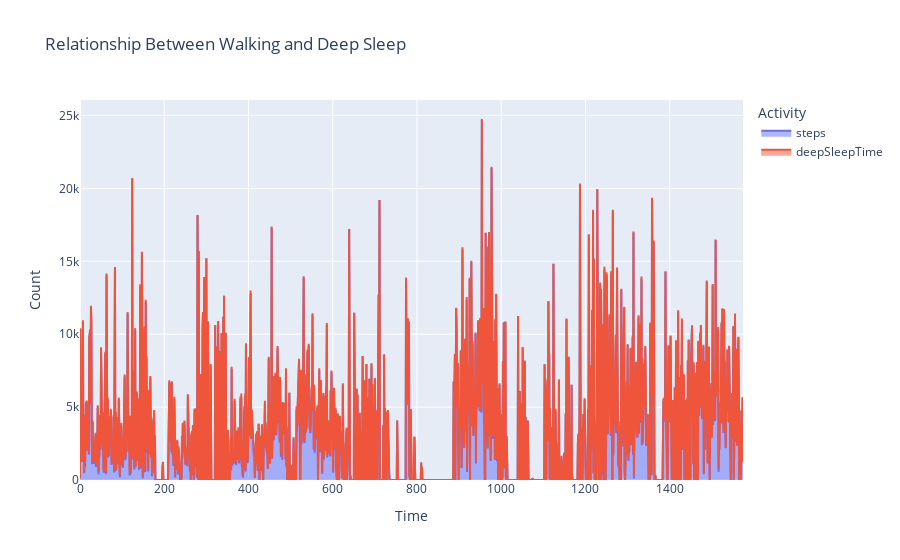

The notebook cell saved with this chart:
### Markdown cell above
Apparently I tend to sleep at 10 o'clock or 11 pm and finish my deep sleep at 4.30 and 5.30.

### Code cell
# Load the CSV file into a DataFrame
file_path = "/Users/saidildeniz/Downloads/cs210/merged_data_final.csv"
data = pd.read_csv(file_path)

# Assuming the DataFrame has columns 'Steps' and 'DeepSleep'
# Replace these with the actual column names from your CSV file
steps = data['steps']
deep_sleep = data['deepSleepTime']

# Create a stacked area plot with Plotly
fig = px.area(data, x=data.index, y=[steps, deep_sleep], labels={'value': 'Count'}, title='Relationship Between Walking and Deep Sleep')
fig.update_layout(xaxis_title='Time', yaxis_title='Count', legend_title_text='Activity')
fig.show()

### Figure 1 — Plotly figure (JSON) as saved in the notebook; plotly's stock layout.template omitted (floating-point values rounded to 4 significant figures; data arrays with more than 128 entries replaced by an {"elided": "..."} marker saying what was removed)
{"data": [{"fillpattern": {"shape": ""}, "hovertemplate": "variable=steps<br>_index=%{x}<br>Count=%{y}<extra></extra>", "legendgroup": "steps", "line": {"color": "#636efa"}, "marker": {"symbol": "circle"}, "mode": "lines", "name": "steps", "orientation": "v", "showlegend": true, "stackgroup": "1", "type": "scatter", "x": {"elided": "1575 int values"}, "xaxis": "x", "y": {"elided": "1575 int values"}, "yaxis": "y"}, {"fillpattern": {"shape": ""}, "hovertemplate": "variable=deepSleepTime<br>_index=%{x}<br>Count=%{y}<extra></extra>", "legendgroup": "deepSleepTime", "line": {"color": "#EF553B"}, "marker": {"symbol": "circle"}, "mode": "lines", "name": "deepSleepTime", "orientation": "v", "showlegend": true, "stackgroup": "1", "type": "scatter", "x": {"elided": "1575 int values"}, "xaxis": "x", "y": {"elided": "1575 int values"}, "yaxis": "y"}], "layout": {"legend": {"title": {"text": "Activity"}, "tracegroupgap": 0}, "title": {"text": "Relationship Between Walking and Deep Sleep"}, "xaxis": {"anchor": "y", "domain": [0, 1], "title": {"text": "Time"}}, "yaxis": {"anchor": "x", "domain": [0, 1], "title": {"text": "Count"}}}}
